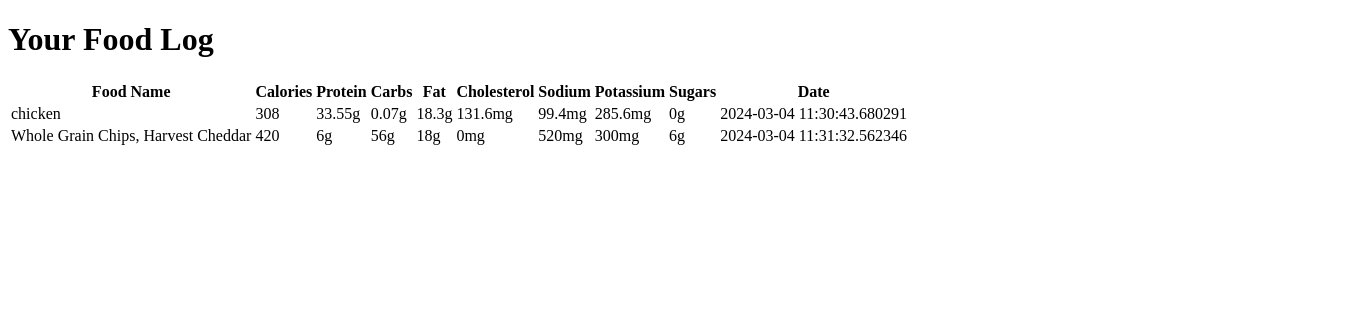
The page /view_food_log on the database as committed earlier.
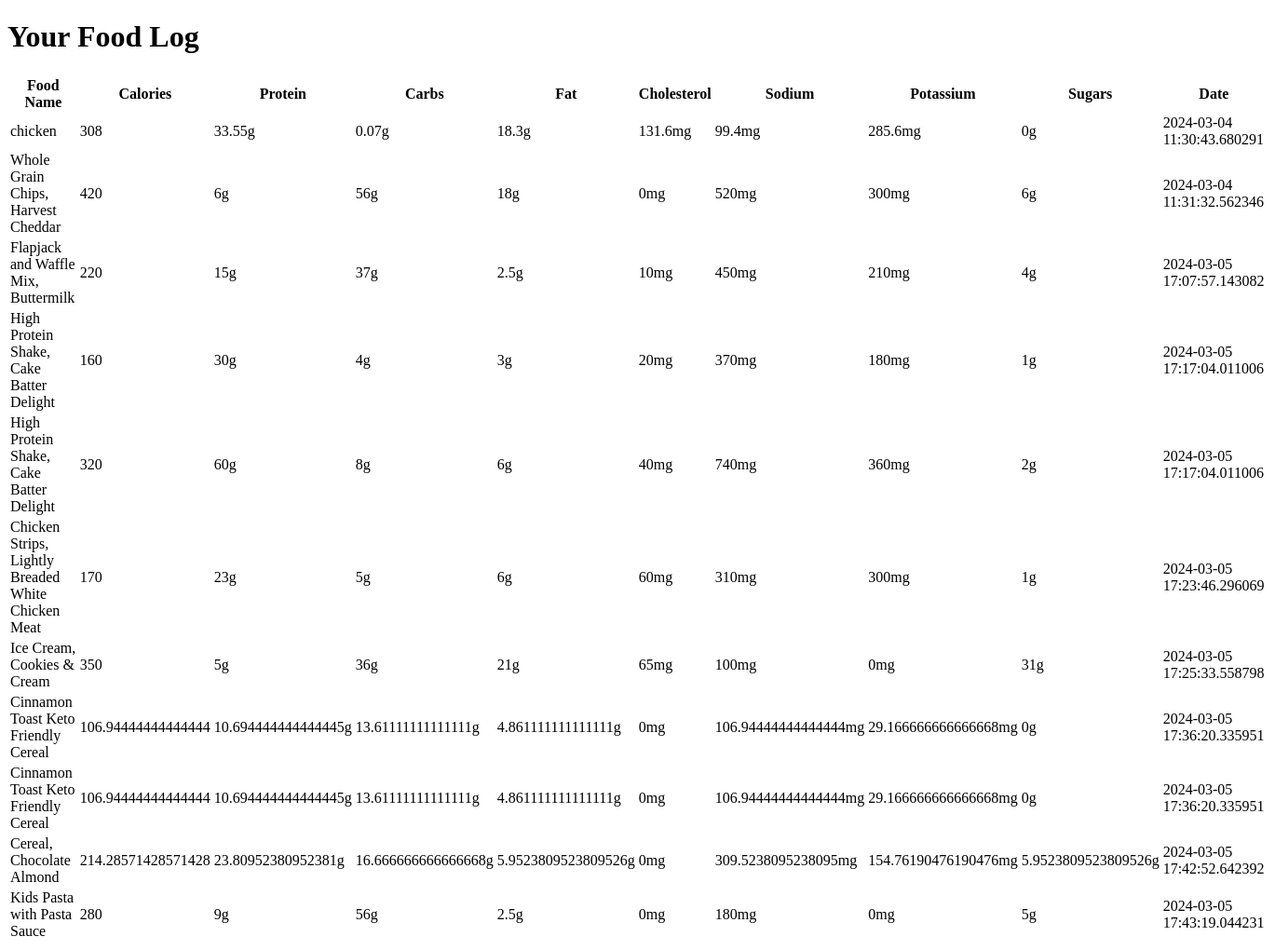
The same page on the database as committed later.
### tables this page shows
CREATE TABLE food_log (
            id INTEGER PRIMARY KEY AUTOINCREMENT,
            user_id TEXT NOT NULL,
            food_name TEXT NOT NULL,
            calories INTEGER,
            protein DECIMAL,
            carbs DECIMAL,
            fat DECIMAL,
            cholesterol DECIMAL,
            sodium DECIMAL,
            potassium DECIMAL,
            sugars DECIMAL,
            entry_date DATE,
            img TEXT,
            FOREIGN KEY(user_id) REFERENCES users(id)
        );

### flask_fitness_app.py (the view)
@app.route('/view_food_log')
def view_food_log():
    user_id = 'current_user_id'  # This should be dynamically determined based on the logged-in user
    data = []
    with sqlite3.connect('fitness_app.db') as conn:
        cursor = conn.cursor()
        query = "SELECT * FROM food_log WHERE user_id = ?"
        cursor.execute(query, (user.id,))
        data = cursor.fetchall()
    return render_template('food_log.html', food_log=data)

### templates/food_log.html (shortened to what this page needs)
<!DOCTYPE html>
<html lang="en">
<head>
</head>
<body>
    <h1>Your Food Log</h1>
    {% if food_log %}
        <table>
            <tr>
                <th>Food Name</th>
                <th>Calories</th>
                <th>Protein</th>
                <th>Carbs</th>
                <th>Fat</th>
                <th>Cholesterol</th>
                <th>Sodium</th>
                <th>Potassium</th>
                <th>Sugars</th>
                <th>Date</th>
            </tr>
            {% for entry in food_log %}
                <tr>
                    <td>{{ entry[2] }}</td>
                    <td>{{ entry[3] }}</td>
                    <td>{{ entry[4] }}g</td>
                    <td>{{ entry[5] }}g</td>
                    <td>{{ entry[6] }}g</td>
                    <td>{{ entry[7] }}mg</td>
                    <td>{{ entry[8] }}mg</td>
                    <td>{{ entry[9] }}mg</td>
                    <td>{{ entry[10] }}g</td>
                    <td>{{ entry[11] }}</td>
                </tr>
            {% endfor %}
        </table>
    {% else %}
        <p>No entries found.</p>
    {% endif %}
</body>
</html>

Rows that differ between the two databases and show on the page:
added food_log: food_name "Flapjack and Waffle Mix, Buttermilk", calories "220", protein "15", carbs "37", fat "2.5", cholesterol "10", sodium "450", potassium "210", sugars "4", entry_date "2024-03-05 17:07:57.143082"
added food_log: food_name "High Protein Shake, Cake Batter Delight", calories "160", protein "30", carbs "4", fat "3", cholesterol "20", sodium "370", potassium "180", sugars "1", entry_date "2024-03-05 17:17:04.011006"
added food_log: food_name "High Protein Shake, Cake Batter Delight", calories "320", protein "60", carbs "8", fat "6", cholesterol "40", sodium "740", potassium "360", sugars "2", entry_date "2024-03-05 17:17:04.011006"
added food_log: food_name "Chicken Strips, Lightly Breaded White Chicken Meat", calories "170", protein "23", carbs "5", fat "6", cholesterol "60", sodium "310", potassium "300", sugars "1", entry_date "2024-03-05 17:23:46.296069"
added food_log: food_name "Ice Cream, Cookies & Cream", calories "350", protein "5", carbs "36", fat "21", cholesterol "65", sodium "100", potassium "0", sugars "31", entry_date "2024-03-05 17:25:33.558798"
added food_log: food_name "Cinnamon Toast Keto Friendly Cereal", calories "106.94444444444444", protein "10.694444444444445", carbs "13.61111111111111", fat "4.861111111111111", cholesterol "0", sodium "106.94444444444444", potassium "29.166666666666668", sugars "0", entry_date "2024-03-05 17:36:20.335951"
added food_log: food_name "Cinnamon Toast Keto Friendly Cereal", calories "106.94444444444444", protein "10.694444444444445", carbs "13.61111111111111", fat "4.861111111111111", cholesterol "0", sodium "106.94444444444444", potassium "29.166666666666668", sugars "0", entry_date "2024-03-05 17:36:20.335951"
added food_log: food_name "Cereal, Chocolate Almond", calories "214.28571428571428", protein "23.80952380952381", carbs "16.666666666666668", fat "5.9523809523809526", cholesterol "0", sodium "309.5238095238095", potassium "154.76190476190476", sugars "5.9523809523809526", entry_date "2024-03-05 17:42:52.642392"
added food_log: food_name "Kids Pasta with Pasta Sauce", calories "280", protein "9", carbs "56", fat "2.5", cholesterol "0", sodium "180", potassium "0", sugars "5", entry_date "2024-03-05 17:43:19.044231"
